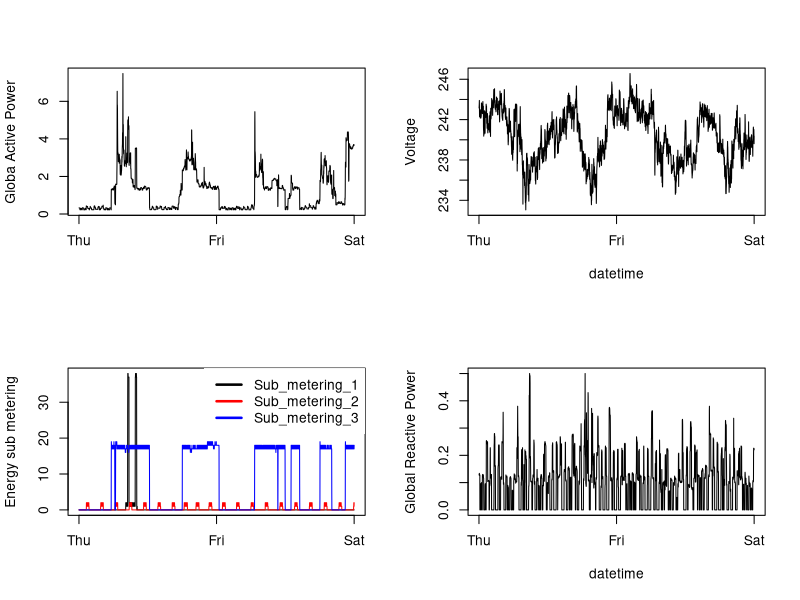

Write R code to recreate this figure.

# change the working dir to your own
setwd('/Users/iLeo/coursera/DataScience/RProgramming/01/ExData_Plotting1')

# data has been already properly subsetted, we can just load them
data <- read.csv('data.csv', sep=';')

# open the device
png("plot4.png", width=480, height=480)
par(mfrow=c(2,2))
plot(data$Global_active_power, type="l", xaxt="n", ylab="Globa Active Power", xlab="")
axis(1, at=c(0, table(data$Date)[[2]], nrow(data)), labels=c('Thu', 'Fri', 'Sat'))

plot(data$Voltage, type="l", xaxt="n", ylab="Voltage", xlab="datetime")
axis(1, at=c(0, table(data$Date)[[2]], nrow(data)), labels=c('Thu', 'Fri', 'Sat'))

plot(data$Sub_metering_1, type="l", xaxt="n", xlab="", ylab="Energy sub metering")
lines(data$Sub_metering_2, type="l", col="red")
lines(data$Sub_metering_3, type="l", col="blue")
axis(1, at=c(0, table(data$Date)[[2]], nrow(data)), labels=c('Thu', 'Fri', 'Sat'))
legend(x="topright", # places a legend at the appropriate place
       box.lwd=0,
       c("Sub_metering_1","Sub_metering_2", "Sub_metering_3"), # puts text in the legend
       lty=c(1,1,1), # gives the legend appropriate symbols (lines)
       lwd=c(2.5,2.5,2.5),col=c("black", "red","blue")) # gives the legend lines the correct color and width

plot(data$Global_reactive_power, type="l", xaxt="n", xlab="datetime", ylab="Global Reactive Power")
axis(1, at=c(0, table(data$Date)[[2]], nrow(data)), labels=c('Thu', 'Fri', 'Sat'))

